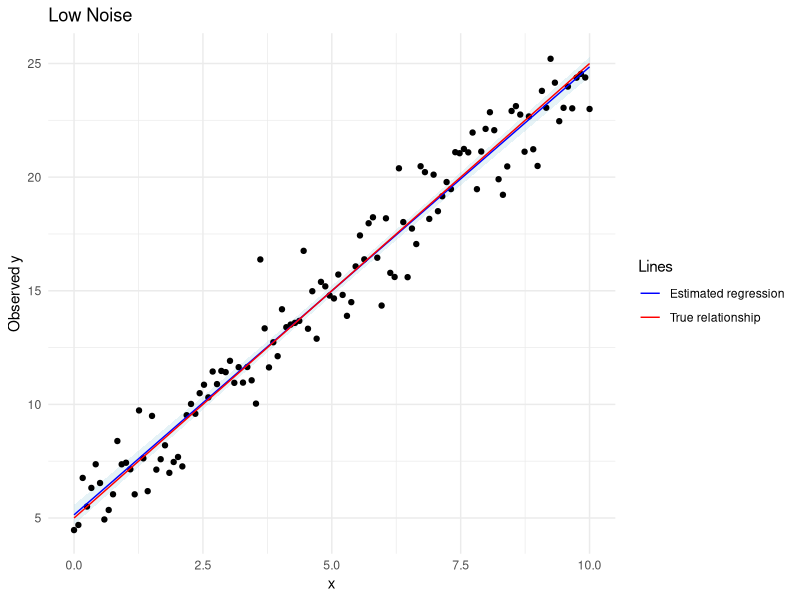
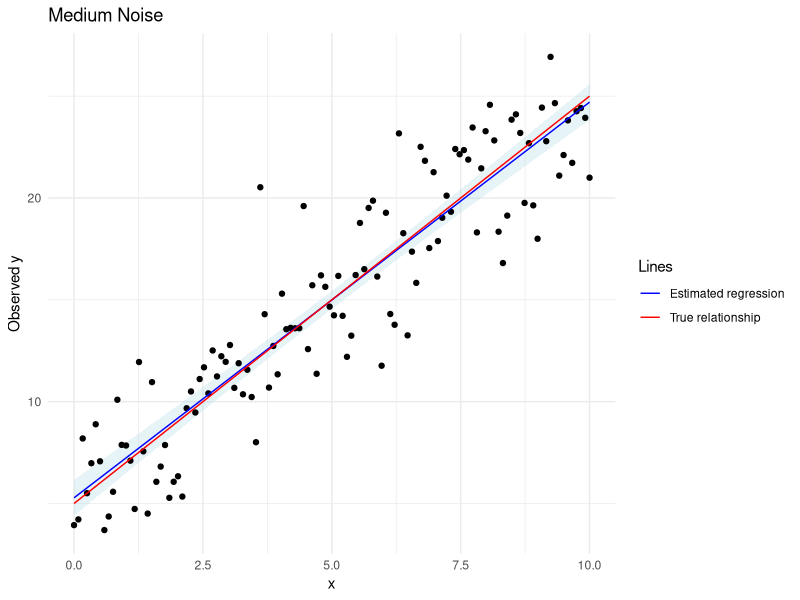
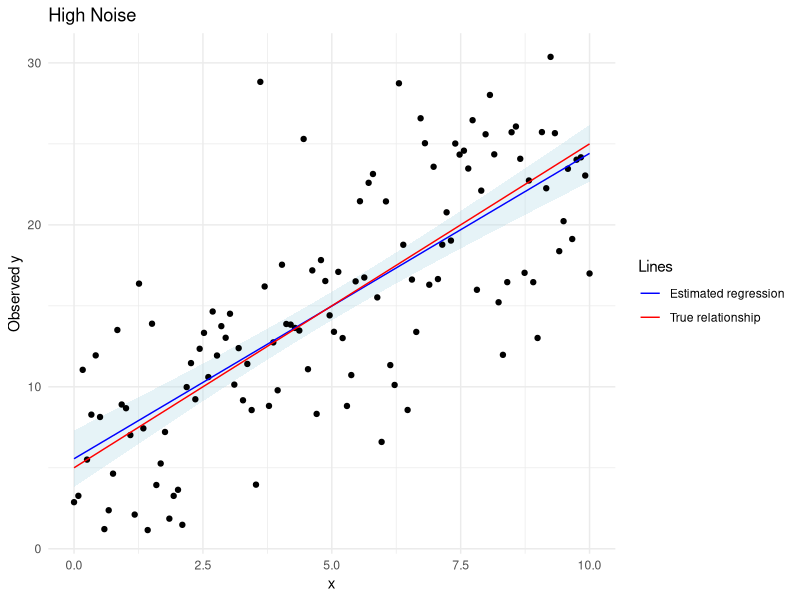
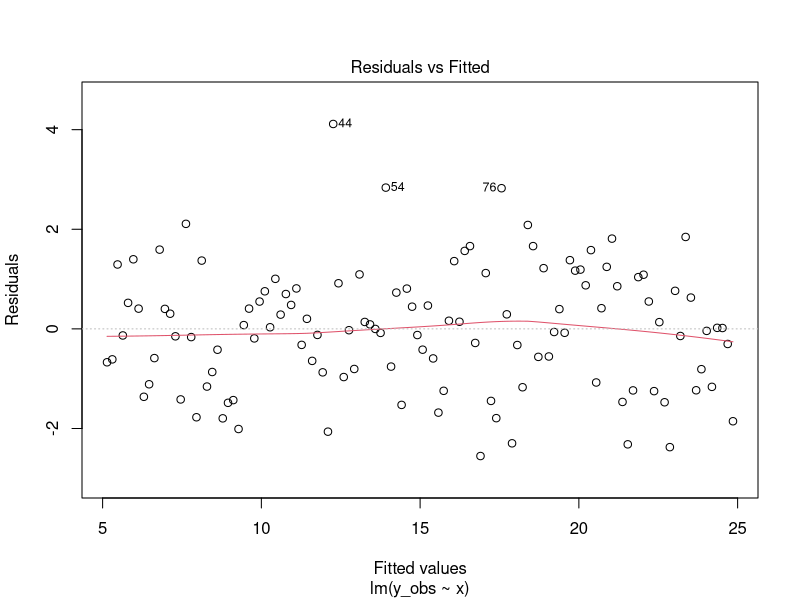
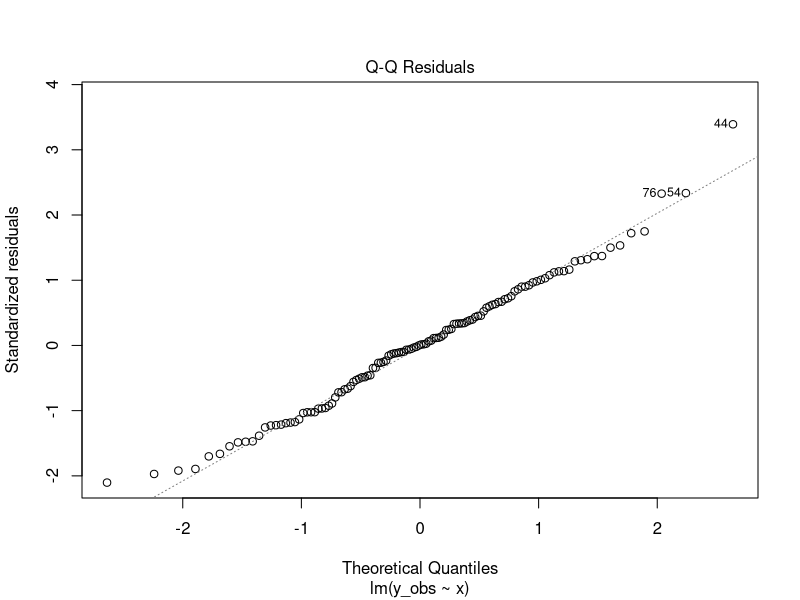
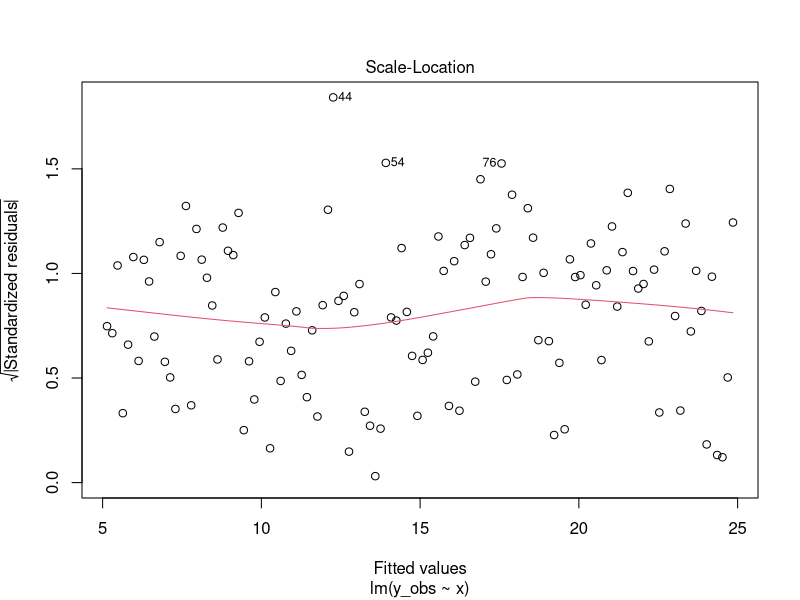
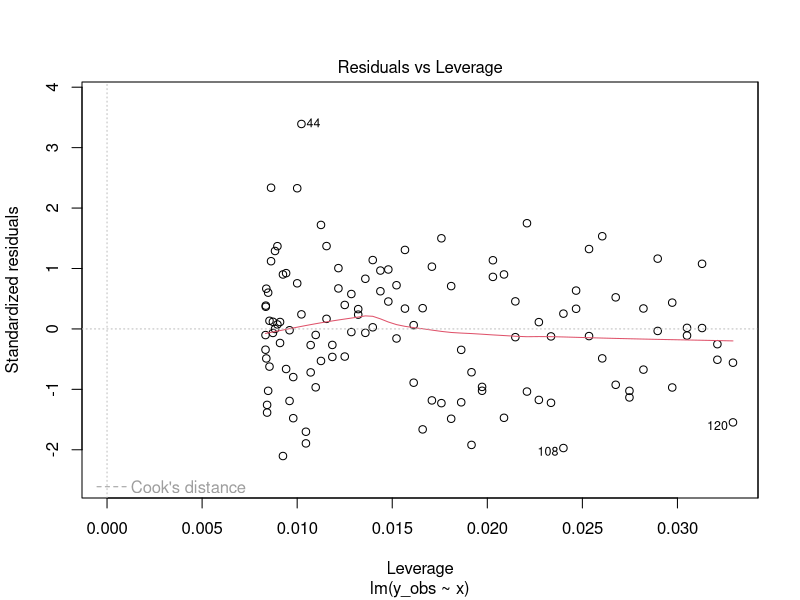
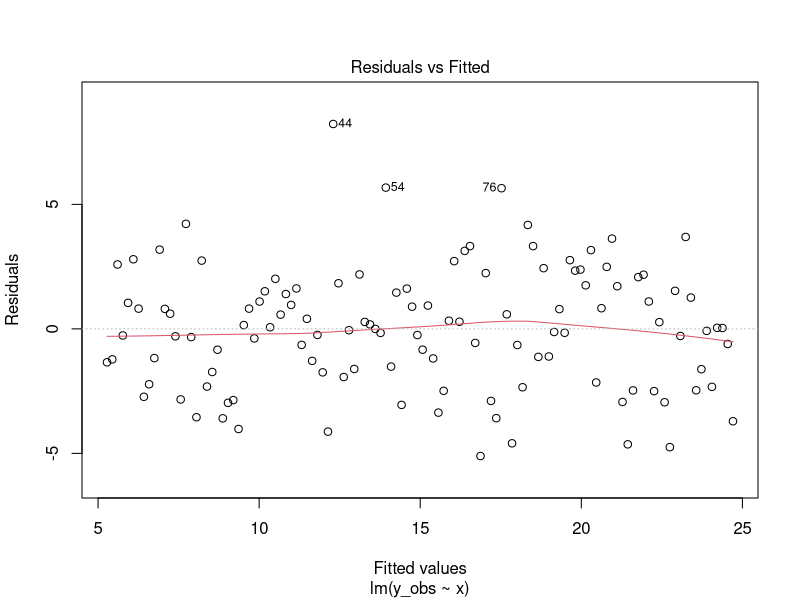

Here is the R script that generated these plots, in order:
## ---- chunk 1
# Import libraries
library(tidyverse)
library(lmtest)

# 1. Define the true linear relationship

set.seed(123) # reproduces the same random numbers every time the code is run

n <- 120 # number of observations

x <- seq(0, 10, length.out = n) # 120 values from 0 to 10

y_true <- 2 * x + 5 # true linear relationship without noise
## ---- chunk 2
# 2. Generate additive and multiplicative noise once

# Additive noise
additive_noise <- rnorm(n, mean = 0, sd = 1) 
# Generate additive random errors centered around 0

multiplicative_noise <- rnorm(n, mean = 0, sd = 0.050) 
# Generate multiplicative random errors centered around 0

## ---- chunk 3
# 3. Generate three datasets with increasing noise

# Low noise level
y_low <- data.frame(
  x = x,
  y_obs = y_true * (1 + multiplicative_noise) + additive_noise
)

# Medium noise level
y_medium <- data.frame(
  x = x,
  y_obs = y_true * (1 + 2 * multiplicative_noise) + 2 * additive_noise
)

# High noise level
y_high <- data.frame(
  x = x,
  y_obs = y_true * (1 + 4 * multiplicative_noise) + 4 * additive_noise
)

## ---- chunk 4
# 4. Fit linear regression models to each dataset

lm_low <- lm(y_obs ~ x, data = y_low) # low noise
lm_medium <- lm(y_obs ~ x, data = y_medium) # medium noise
lm_high <- lm(y_obs ~ x, data = y_high) # high noise

# 5. Summary statistics for each model

summary(lm_low)
summary(lm_medium)
summary(lm_high)
## ---- chunk 5
# 6. Define a function to add linear regression and confidence intervals to the datasets

add_regression_to_data <- function(data, model, ci = 0.95) {

  conf_interval <- predict(model, interval = "confidence", level = ci)
  # Calculate the fitted values and confidence interval limits

  data <- cbind(data, conf_interval)
  # Add these values as new columns in the dataset

  return(data) # Return the updated dataset
}
## ---- chunk 6
# 7. Apply the function to the three datasets

# Low noise 
y_low_ci <- add_regression_to_data(y_low, lm_low)

# Medium noise
y_medium_ci <- add_regression_to_data(y_medium, lm_medium)

# High noise
y_high_ci <- add_regression_to_data(y_high, lm_high)

#print(y_low)
#print(y_medium)
#print(y_high)

## ---- chunk 7
# 8.Function to plot the datasets with its regression and confidence interval

plot_regression <- function(data, title) {

  ggplot(data, aes(x = x, y = y_obs)) +
    geom_ribbon(aes(ymin = lwr, ymax = upr),
                fill = "lightblue", alpha = 0.3) + # 95% confidence interval
    geom_point() + # Observed data points
    geom_line(aes(y = fit, color = "Estimated regression")) + # Fitted regression
    geom_line(aes(y = 2 * x + 5, color = "True relationship")) + # True regression
    scale_color_manual(values = c(
      "Estimated regression" = "blue",
      "True relationship" = "red"
    )) +
    labs(title = title, x = "x", y = "Observed y", color = "Lines") +
    theme_minimal()
}

# Generate the three plots separately
plot_regression(y_low_ci, "Low Noise")
plot_regression(y_medium_ci, "Medium Noise")
plot_regression(y_high_ci, "High Noise")
## ---- chunk 8
# 9. Diagnostic plots for low noise
plot(lm_low)
## ---- chunk 9
# Diagnostic plots for medium noise
plot(lm_medium)
## ---- chunk 10
# Diagnostic plots for high noise
plot(lm_high)
## ---- chunk 11
# 10. Check the residuals of the three regression models

# a) Shapiro-Wilk test: check if residuals are normally distributed

shapiro.test(residuals(lm_low)) # low noise
shapiro.test(residuals(lm_medium)) # medium noise
shapiro.test(residuals(lm_high)) # high noise

# b) Breusch-Pagan test: check if residual variance is constant

bptest(lm_low) # low noise
bptest(lm_medium) # medium noise
bptest(lm_high) # high noise
## ---- chunk 12
# 11. Create a table to compare the three regression models

comparison <- data.frame(
  Noise = c("Low", "Medium", "High"),

  Intercept = c(coef(lm_low)[1],
                coef(lm_medium)[1],
                coef(lm_high)[1]),

  Slope = c(coef(lm_low)[2],
            coef(lm_medium)[2],
            coef(lm_high)[2]),

  R_squared = c(summary(lm_low)$r.squared,
                summary(lm_medium)$r.squared,
                summary(lm_high)$r.squared),

  Residual_SE = c(summary(lm_low)$sigma,
                  summary(lm_medium)$sigma,
                  summary(lm_high)$sigma),

  # Standard error of the estimated slope
  Slope_SE = c(summary(lm_low)$coefficients[2, 2],
               summary(lm_medium)$coefficients[2, 2],
               summary(lm_high)$coefficients[2, 2]),

  # Shapiro-Wilk test p-values
  Shapiro_p = c(shapiro.test(residuals(lm_low))$p.value,
                shapiro.test(residuals(lm_medium))$p.value,
                shapiro.test(residuals(lm_high))$p.value),

  # Breusch-Pagan test p-values
  BP_p = c(bptest(lm_low)$p.value,
           bptest(lm_medium)$p.value,
           bptest(lm_high)$p.value)
)

# Display the comparison as a table in the PDF
knitr::kable(comparison, digits = 3)
